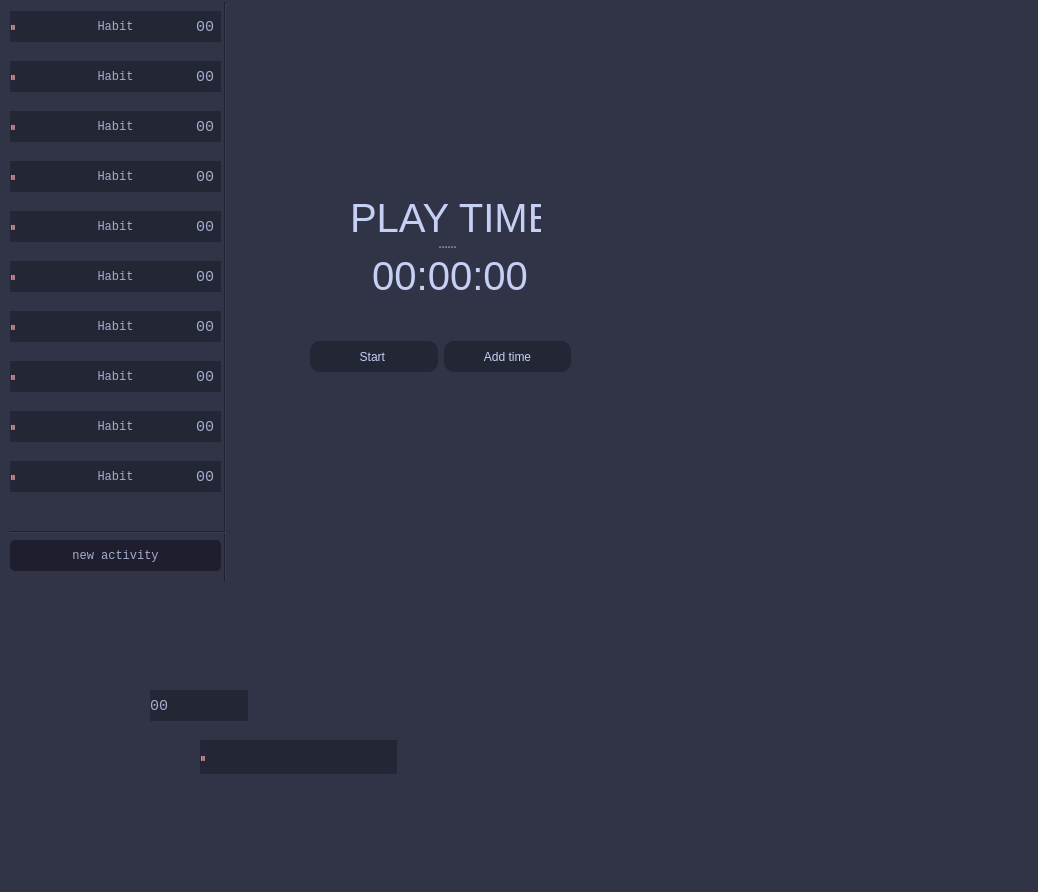
<?xml version="1.0" encoding="UTF-8"?>
<ui version="4.0">
 <class>timeIn</class>
 <widget class="QMainWindow" name="timeIn">
  <property name="geometry">
   <rect>
    <x>0</x>
    <y>0</y>
    <width>1038</width>
    <height>892</height>
   </rect>
  </property>
  <property name="minimumSize">
   <size>
    <width>100</width>
    <height>31</height>
   </size>
  </property>
  <property name="windowTitle">
   <string>MainWindow</string>
  </property>
  <property name="styleSheet">
   <string notr="true">background-color: rgb(48, 52, 70);</string>
  </property>
  <widget class="QWidget" name="centralwidget">
   <widget class="QFrame" name="frame">
    <property name="geometry">
     <rect>
      <x>10</x>
      <y>1</y>
      <width>651</width>
      <height>591</height>
     </rect>
    </property>
    <property name="sizeIncrement">
     <size>
      <width>10</width>
      <height>0</height>
     </size>
    </property>
    <property name="baseSize">
     <size>
      <width>10</width>
      <height>0</height>
     </size>
    </property>
    <property name="styleSheet">
     <string notr="true">background-color: #303446;</string>
    </property>
    <property name="frameShape">
     <enum>QFrame::NoFrame</enum>
    </property>
    <property name="frameShadow">
     <enum>QFrame::Plain</enum>
    </property>
    <property name="lineWidth">
     <number>10</number>
    </property>
    <widget class="QFrame" name="frame_2">
     <property name="geometry">
      <rect>
       <x>290</x>
       <y>170</y>
       <width>281</width>
       <height>191</height>
      </rect>
     </property>
     <property name="styleSheet">
      <string notr="true">color: #c6d0f5;
font-size: 30px</string>
     </property>
     <property name="frameShape">
      <enum>QFrame::NoFrame</enum>
     </property>
     <property name="frameShadow">
      <enum>QFrame::Raised</enum>
     </property>
     <widget class="QSplitter" name="splitter">
      <property name="enabled">
       <bool>false</bool>
      </property>
      <property name="geometry">
       <rect>
        <x>50</x>
        <y>20</y>
        <width>191</width>
        <height>111</height>
       </rect>
      </property>
      <property name="orientation">
       <enum>Qt::Vertical</enum>
      </property>
      <widget class="QLabel" name="playTime">
       <property name="styleSheet">
        <string notr="true">color: #c6d0f5;
font-size: 40px</string>
       </property>
       <property name="text">
        <string>PLAY TIME</string>
       </property>
      </widget>
      <widget class="QLabel" name="timeLabel">
       <property name="styleSheet">
        <string notr="true">color: #c6d0f5;
font-size: 40px</string>
       </property>
       <property name="text">
        <string>  00:00:00</string>
       </property>
      </widget>
     </widget>
    </widget>
    <widget class="Line" name="line_2">
     <property name="geometry">
      <rect>
       <x>210</x>
       <y>1</y>
       <width>10</width>
       <height>580</height>
      </rect>
     </property>
     <property name="styleSheet">
      <string notr="true"/>
     </property>
     <property name="orientation">
      <enum>Qt::Vertical</enum>
     </property>
    </widget>
    <widget class="QWidget" name="layoutWidget">
     <property name="geometry">
      <rect>
       <x>300</x>
       <y>310</y>
       <width>261</width>
       <height>91</height>
      </rect>
     </property>
     <layout class="QHBoxLayout" name="horizontalLayout" stretch="0,0">
      <property name="spacing">
       <number>6</number>
      </property>
      <property name="sizeConstraint">
       <enum>QLayout::SetNoConstraint</enum>
      </property>
      <item>
       <widget class="QPushButton" name="start_butt">
        <property name="minimumSize">
         <size>
          <width>0</width>
          <height>31</height>
         </size>
        </property>
        <property name="styleSheet">
         <string notr="true">border-radius: 10% ;
background-color: #232634;
color: #c6d0f5;</string>
        </property>
        <property name="text">
         <string>Start </string>
        </property>
        <property name="checkable">
         <bool>false</bool>
        </property>
        <property name="checked">
         <bool>false</bool>
        </property>
       </widget>
      </item>
      <item>
       <widget class="QPushButton" name="time_butt_2">
        <property name="enabled">
         <bool>true</bool>
        </property>
        <property name="minimumSize">
         <size>
          <width>0</width>
          <height>31</height>
         </size>
        </property>
        <property name="baseSize">
         <size>
          <width>0</width>
          <height>10</height>
         </size>
        </property>
        <property name="styleSheet">
         <string notr="true">border-radius: 10% ;
background-color: #232634;
color: #c6d0f5;</string>
        </property>
        <property name="text">
         <string>Add time</string>
        </property>
        <property name="checkable">
         <bool>true</bool>
        </property>
       </widget>
      </item>
     </layout>
    </widget>
    <widget class="Line" name="line_3">
     <property name="geometry">
      <rect>
       <x>-5</x>
       <y>530</y>
       <width>220</width>
       <height>3</height>
      </rect>
     </property>
     <property name="orientation">
      <enum>Qt::Horizontal</enum>
     </property>
    </widget>
    <widget class="QWidget" name="layoutWidget">
     <property name="geometry">
      <rect>
       <x>0</x>
       <y>10</y>
       <width>211</width>
       <height>503</height>
      </rect>
     </property>
     <layout class="QVBoxLayout" name="verticalLayout" stretch="0,0,0,0,0,0,0,0,0,5">
      <property name="spacing">
       <number>19</number>
      </property>
      <property name="sizeConstraint">
       <enum>QLayout::SetMinAndMaxSize</enum>
      </property>
      <item>
       <layout class="QHBoxLayout" name="horizontalLayout_2">
        <property name="spacing">
         <number>0</number>
        </property>
        <item>
         <widget class="QLabel" name="statusOn_1">
          <property name="sizePolicy">
           <sizepolicy hsizetype="Preferred" vsizetype="Minimum">
            <horstretch>0</horstretch>
            <verstretch>0</verstretch>
           </sizepolicy>
          </property>
          <property name="minimumSize">
           <size>
            <width>0</width>
            <height>31</height>
           </size>
          </property>
          <property name="styleSheet">
           <string notr="true">color: #ea999c;
background-color: #232634;</string>
          </property>
          <property name="text">
           <string>⏸️</string>
          </property>
         </widget>
        </item>
        <item>
         <widget class="QPushButton" name="habit_2">
          <property name="minimumSize">
           <size>
            <width>161</width>
            <height>31</height>
           </size>
          </property>
          <property name="styleSheet">
           <string notr="true">color: #a5adce;
font-family: Liberation Mono;
background-color: #232634;
border-radius: 0%;</string>
          </property>
          <property name="text">
           <string>Habit</string>
          </property>
         </widget>
        </item>
        <item>
         <widget class="QLabel" name="timeLabel_2">
          <property name="sizePolicy">
           <sizepolicy hsizetype="Preferred" vsizetype="Fixed">
            <horstretch>0</horstretch>
            <verstretch>31</verstretch>
           </sizepolicy>
          </property>
          <property name="minimumSize">
           <size>
            <width>0</width>
            <height>31</height>
           </size>
          </property>
          <property name="styleSheet">
           <string notr="true">
font-size: 15px;
color: #a5adce;
font-family: Liberation Mono;
background-color: #232634;
</string>
          </property>
          <property name="text">
           <string>00</string>
          </property>
         </widget>
        </item>
       </layout>
      </item>
      <item>
       <layout class="QHBoxLayout" name="horizontalLayout_3">
        <property name="spacing">
         <number>0</number>
        </property>
        <item>
         <widget class="QLabel" name="statusOn_2">
          <property name="sizePolicy">
           <sizepolicy hsizetype="Preferred" vsizetype="Minimum">
            <horstretch>0</horstretch>
            <verstretch>0</verstretch>
           </sizepolicy>
          </property>
          <property name="minimumSize">
           <size>
            <width>0</width>
            <height>31</height>
           </size>
          </property>
          <property name="styleSheet">
           <string notr="true">color: #ea999c;
background-color: #232634;</string>
          </property>
          <property name="text">
           <string>⏸️</string>
          </property>
         </widget>
        </item>
        <item>
         <widget class="QPushButton" name="habit_3">
          <property name="minimumSize">
           <size>
            <width>161</width>
            <height>31</height>
           </size>
          </property>
          <property name="styleSheet">
           <string notr="true">color: #a5adce;
font-family: Liberation Mono;
background-color: #232634;
border-radius: 0%;</string>
          </property>
          <property name="text">
           <string>Habit</string>
          </property>
         </widget>
        </item>
        <item>
         <widget class="QLabel" name="timeLabel_3">
          <property name="sizePolicy">
           <sizepolicy hsizetype="Preferred" vsizetype="Fixed">
            <horstretch>0</horstretch>
            <verstretch>31</verstretch>
           </sizepolicy>
          </property>
          <property name="minimumSize">
           <size>
            <width>0</width>
            <height>31</height>
           </size>
          </property>
          <property name="styleSheet">
           <string notr="true">
font-size: 15px;
color: #a5adce;
font-family: Liberation Mono;
background-color: #232634;
</string>
          </property>
          <property name="text">
           <string>00</string>
          </property>
         </widget>
        </item>
       </layout>
      </item>
      <item>
       <layout class="QHBoxLayout" name="horizontalLayout_4">
        <property name="spacing">
         <number>0</number>
        </property>
        <item>
         <widget class="QLabel" name="statusOn_3">
          <property name="sizePolicy">
           <sizepolicy hsizetype="Preferred" vsizetype="Minimum">
            <horstretch>0</horstretch>
            <verstretch>0</verstretch>
           </sizepolicy>
          </property>
          <property name="minimumSize">
           <size>
            <width>0</width>
            <height>31</height>
           </size>
          </property>
          <property name="styleSheet">
           <string notr="true">color: #ea999c;
background-color: #232634;</string>
          </property>
          <property name="text">
           <string>⏸️</string>
          </property>
         </widget>
        </item>
        <item>
         <widget class="QPushButton" name="habit_4">
          <property name="minimumSize">
           <size>
            <width>161</width>
            <height>31</height>
           </size>
          </property>
          <property name="styleSheet">
           <string notr="true">color: #a5adce;
font-family: Liberation Mono;
background-color: #232634;
border-radius: 0%;</string>
          </property>
          <property name="text">
           <string>Habit</string>
          </property>
         </widget>
        </item>
        <item>
         <widget class="QLabel" name="timeLabel_4">
          <property name="sizePolicy">
           <sizepolicy hsizetype="Preferred" vsizetype="Fixed">
            <horstretch>0</horstretch>
            <verstretch>31</verstretch>
           </sizepolicy>
          </property>
          <property name="minimumSize">
           <size>
            <width>0</width>
            <height>31</height>
           </size>
          </property>
          <property name="styleSheet">
           <string notr="true">
font-size: 15px;
color: #a5adce;
font-family: Liberation Mono;
background-color: #232634;
</string>
          </property>
          <property name="text">
           <string>00</string>
          </property>
         </widget>
        </item>
       </layout>
      </item>
      <item>
       <layout class="QHBoxLayout" name="horizontalLayout_5">
        <property name="spacing">
         <number>0</number>
        </property>
        <item>
         <widget class="QLabel" name="statusOn_4">
          <property name="sizePolicy">
           <sizepolicy hsizetype="Preferred" vsizetype="Minimum">
            <horstretch>0</horstretch>
            <verstretch>0</verstretch>
           </sizepolicy>
          </property>
          <property name="minimumSize">
           <size>
            <width>0</width>
            <height>31</height>
           </size>
          </property>
          <property name="styleSheet">
           <string notr="true">color: #ea999c;
background-color: #232634;</string>
          </property>
          <property name="text">
           <string>⏸️</string>
          </property>
         </widget>
        </item>
        <item>
         <widget class="QPushButton" name="habit_5">
          <property name="minimumSize">
           <size>
            <width>161</width>
            <height>31</height>
           </size>
          </property>
          <property name="styleSheet">
           <string notr="true">color: #a5adce;
font-family: Liberation Mono;
background-color: #232634;
border-radius: 0%;</string>
          </property>
          <property name="text">
           <string>Habit</string>
          </property>
         </widget>
        </item>
        <item>
         <widget class="QLabel" name="timeLabel_5">
          <property name="sizePolicy">
           <sizepolicy hsizetype="Preferred" vsizetype="Fixed">
            <horstretch>0</horstretch>
            <verstretch>31</verstretch>
           </sizepolicy>
          </property>
          <property name="minimumSize">
           <size>
            <width>0</width>
            <height>31</height>
           </size>
          </property>
          <property name="styleSheet">
           <string notr="true">
font-size: 15px;
color: #a5adce;
font-family: Liberation Mono;
background-color: #232634;
</string>
          </property>
          <property name="text">
           <string>00</string>
          </property>
         </widget>
        </item>
       </layout>
      </item>
      <item>
       <layout class="QHBoxLayout" name="horizontalLayout_6">
        <property name="spacing">
         <number>0</number>
        </property>
        <item>
         <widget class="QLabel" name="statusOn_5">
          <property name="sizePolicy">
           <sizepolicy hsizetype="Preferred" vsizetype="Minimum">
            <horstretch>0</horstretch>
            <verstretch>0</verstretch>
           </sizepolicy>
          </property>
          <property name="minimumSize">
           <size>
            <width>0</width>
            <height>31</height>
           </size>
          </property>
          <property name="styleSheet">
           <string notr="true">color: #ea999c;
background-color: #232634;</string>
          </property>
          <property name="text">
           <string>⏸️</string>
          </property>
         </widget>
        </item>
        <item>
         <widget class="QPushButton" name="habit_6">
          <property name="minimumSize">
           <size>
            <width>161</width>
            <height>31</height>
           </size>
          </property>
          <property name="styleSheet">
           <string notr="true">color: #a5adce;
font-family: Liberation Mono;
background-color: #232634;
border-radius: 0%;</string>
          </property>
          <property name="text">
           <string>Habit</string>
          </property>
         </widget>
        </item>
        <item>
         <widget class="QLabel" name="timeLabel_6">
          <property name="sizePolicy">
           <sizepolicy hsizetype="Preferred" vsizetype="Fixed">
            <horstretch>0</horstretch>
            <verstretch>31</verstretch>
           </sizepolicy>
          </property>
          <property name="minimumSize">
           <size>
            <width>0</width>
            <height>31</height>
           </size>
          </property>
          <property name="styleSheet">
           <string notr="true">
font-size: 15px;
color: #a5adce;
font-family: Liberation Mono;
background-color: #232634;
</string>
          </property>
          <property name="text">
           <string>00</string>
          </property>
         </widget>
        </item>
       </layout>
      </item>
      <item>
       <layout class="QHBoxLayout" name="horizontalLayout_7">
        <property name="spacing">
         <number>0</number>
        </property>
        <item>
         <widget class="QLabel" name="statusOn_6">
          <property name="sizePolicy">
           <sizepolicy hsizetype="Preferred" vsizetype="Minimum">
            <horstretch>0</horstretch>
            <verstretch>0</verstretch>
           </sizepolicy>
          </property>
          <property name="minimumSize">
           <size>
            <width>0</width>
            <height>31</height>
           </size>
          </property>
          <property name="styleSheet">
           <string notr="true">color: #ea999c;
background-color: #232634;</string>
          </property>
          <property name="text">
           <string>⏸️</string>
          </property>
         </widget>
        </item>
        <item>
         <widget class="QPushButton" name="habit_7">
          <property name="minimumSize">
           <size>
            <width>161</width>
            <height>31</height>
           </size>
          </property>
          <property name="styleSheet">
           <string notr="true">color: #a5adce;
font-family: Liberation Mono;
background-color: #232634;
border-radius: 0%;</string>
          </property>
          <property name="text">
           <string>Habit</string>
          </property>
         </widget>
        </item>
        <item>
         <widget class="QLabel" name="timeLabel_7">
          <property name="sizePolicy">
           <sizepolicy hsizetype="Preferred" vsizetype="Fixed">
            <horstretch>0</horstretch>
            <verstretch>31</verstretch>
           </sizepolicy>
          </property>
          <property name="minimumSize">
           <size>
            <width>0</width>
            <height>31</height>
           </size>
          </property>
          <property name="styleSheet">
           <string notr="true">
font-size: 15px;
color: #a5adce;
font-family: Liberation Mono;
background-color: #232634;
</string>
          </property>
          <property name="text">
           <string>00</string>
          </property>
         </widget>
        </item>
       </layout>
      </item>
      <item>
       <layout class="QHBoxLayout" name="horizontalLayout_8">
        <property name="spacing">
         <number>0</number>
        </property>
        <item>
         <widget class="QLabel" name="statusOn_7">
          <property name="sizePolicy">
           <sizepolicy hsizetype="Preferred" vsizetype="Minimum">
            <horstretch>0</horstretch>
            <verstretch>0</verstretch>
           </sizepolicy>
          </property>
          <property name="minimumSize">
           <size>
            <width>0</width>
            <height>31</height>
           </size>
          </property>
          <property name="styleSheet">
           <string notr="true">color: #ea999c;
background-color: #232634;</string>
          </property>
          <property name="text">
           <string>⏸️</string>
          </property>
         </widget>
        </item>
        <item>
         <widget class="QPushButton" name="habit_8">
          <property name="minimumSize">
           <size>
            <width>161</width>
            <height>31</height>
           </size>
          </property>
          <property name="styleSheet">
           <string notr="true">color: #a5adce;
font-family: Liberation Mono;
background-color: #232634;
border-radius: 0%;</string>
          </property>
          <property name="text">
           <string>Habit</string>
          </property>
         </widget>
        </item>
        <item>
         <widget class="QLabel" name="timeLabel_8">
          <property name="sizePolicy">
           <sizepolicy hsizetype="Preferred" vsizetype="Fixed">
            <horstretch>0</horstretch>
            <verstretch>31</verstretch>
           </sizepolicy>
          </property>
          <property name="minimumSize">
           <size>
            <width>0</width>
            <height>31</height>
           </size>
          </property>
          <property name="styleSheet">
           <string notr="true">
font-size: 15px;
color: #a5adce;
font-family: Liberation Mono;
background-color: #232634;
</string>
          </property>
          <property name="text">
           <string>00</string>
          </property>
         </widget>
        </item>
       </layout>
      </item>
      <item>
       <layout class="QHBoxLayout" name="horizontalLayout_9">
        <property name="spacing">
         <number>0</number>
        </property>
        <item>
         <widget class="QLabel" name="statusOn_8">
          <property name="sizePolicy">
           <sizepolicy hsizetype="Preferred" vsizetype="Minimum">
            <horstretch>0</horstretch>
            <verstretch>0</verstretch>
           </sizepolicy>
          </property>
          <property name="minimumSize">
           <size>
            <width>0</width>
            <height>31</height>
           </size>
          </property>
          <property name="styleSheet">
           <string notr="true">color: #ea999c;
background-color: #232634;</string>
          </property>
          <property name="text">
           <string>⏸️</string>
          </property>
         </widget>
        </item>
        <item>
         <widget class="QPushButton" name="habit_9">
          <property name="minimumSize">
           <size>
            <width>161</width>
            <height>31</height>
           </size>
          </property>
          <property name="styleSheet">
           <string notr="true">color: #a5adce;
font-family: Liberation Mono;
background-color: #232634;
border-radius: 0%;</string>
          </property>
          <property name="text">
           <string>Habit</string>
          </property>
         </widget>
        </item>
        <item>
         <widget class="QLabel" name="timeLabel_9">
          <property name="sizePolicy">
           <sizepolicy hsizetype="Preferred" vsizetype="Fixed">
            <horstretch>0</horstretch>
            <verstretch>31</verstretch>
           </sizepolicy>
          </property>
          <property name="minimumSize">
           <size>
            <width>0</width>
            <height>31</height>
           </size>
          </property>
          <property name="styleSheet">
           <string notr="true">
font-size: 15px;
color: #a5adce;
font-family: Liberation Mono;
background-color: #232634;
</string>
          </property>
          <property name="text">
           <string>00</string>
          </property>
         </widget>
        </item>
       </layout>
      </item>
      <item>
       <layout class="QHBoxLayout" name="horizontalLayout_10">
        <property name="spacing">
         <number>0</number>
        </property>
        <item>
         <widget class="QLabel" name="statusOn_9">
          <property name="sizePolicy">
           <sizepolicy hsizetype="Preferred" vsizetype="Minimum">
            <horstretch>0</horstretch>
            <verstretch>0</verstretch>
           </sizepolicy>
          </property>
          <property name="minimumSize">
           <size>
            <width>0</width>
            <height>31</height>
           </size>
          </property>
          <property name="styleSheet">
           <string notr="true">color: #ea999c;
background-color: #232634;</string>
          </property>
          <property name="text">
           <string>⏸️</string>
          </property>
         </widget>
        </item>
        <item>
         <widget class="QPushButton" name="habit_10">
          <property name="minimumSize">
           <size>
            <width>161</width>
            <height>31</height>
           </size>
          </property>
          <property name="styleSheet">
           <string notr="true">color: #a5adce;
font-family: Liberation Mono;
background-color: #232634;
border-radius: 0%;</string>
          </property>
          <property name="text">
           <string>Habit</string>
          </property>
         </widget>
        </item>
        <item>
         <widget class="QLabel" name="timeLabel_10">
          <property name="sizePolicy">
           <sizepolicy hsizetype="Preferred" vsizetype="Fixed">
            <horstretch>0</horstretch>
            <verstretch>31</verstretch>
           </sizepolicy>
          </property>
          <property name="minimumSize">
           <size>
            <width>0</width>
            <height>31</height>
           </size>
          </property>
          <property name="styleSheet">
           <string notr="true">
font-size: 15px;
color: #a5adce;
font-family: Liberation Mono;
background-color: #232634;
</string>
          </property>
          <property name="text">
           <string>00</string>
          </property>
         </widget>
        </item>
       </layout>
      </item>
      <item>
       <layout class="QHBoxLayout" name="horizontalLayout_11">
        <property name="spacing">
         <number>0</number>
        </property>
        <item>
         <widget class="QLabel" name="statusOn_10">
          <property name="sizePolicy">
           <sizepolicy hsizetype="Preferred" vsizetype="Minimum">
            <horstretch>0</horstretch>
            <verstretch>0</verstretch>
           </sizepolicy>
          </property>
          <property name="minimumSize">
           <size>
            <width>0</width>
            <height>31</height>
           </size>
          </property>
          <property name="styleSheet">
           <string notr="true">color: #ea999c;
background-color: #232634;</string>
          </property>
          <property name="text">
           <string>⏸️</string>
          </property>
         </widget>
        </item>
        <item>
         <widget class="QPushButton" name="habit_11">
          <property name="minimumSize">
           <size>
            <width>161</width>
            <height>31</height>
           </size>
          </property>
          <property name="styleSheet">
           <string notr="true">color: #a5adce;
font-family: Liberation Mono;
background-color: #232634;
border-radius: 0%;</string>
          </property>
          <property name="text">
           <string>Habit</string>
          </property>
         </widget>
        </item>
        <item>
         <widget class="QLabel" name="timeLabel_11">
          <property name="sizePolicy">
           <sizepolicy hsizetype="Preferred" vsizetype="Fixed">
            <horstretch>0</horstretch>
            <verstretch>31</verstretch>
           </sizepolicy>
          </property>
          <property name="minimumSize">
           <size>
            <width>0</width>
            <height>31</height>
           </size>
          </property>
          <property name="styleSheet">
           <string notr="true">
font-size: 15px;
color: #a5adce;
font-family: Liberation Mono;
background-color: #232634;
</string>
          </property>
          <property name="text">
           <string>00</string>
          </property>
         </widget>
        </item>
       </layout>
      </item>
     </layout>
    </widget>
   </widget>
   <widget class="QPushButton" name="pushButton">
    <property name="geometry">
     <rect>
      <x>10</x>
      <y>540</y>
      <width>211</width>
      <height>31</height>
     </rect>
    </property>
    <property name="styleSheet">
     <string notr="true">color: #a5adce;
font-family: Liberation Mono;
background-color: #1e1e2e;
border-radius: 5%;</string>
    </property>
    <property name="text">
     <string>new activity</string>
    </property>
   </widget>
   <widget class="QLabel" name="timeLabel_12">
    <property name="geometry">
     <rect>
      <x>150</x>
      <y>690</y>
      <width>98</width>
      <height>31</height>
     </rect>
    </property>
    <property name="sizePolicy">
     <sizepolicy hsizetype="Preferred" vsizetype="Fixed">
      <horstretch>0</horstretch>
      <verstretch>31</verstretch>
     </sizepolicy>
    </property>
    <property name="minimumSize">
     <size>
      <width>0</width>
      <height>31</height>
     </size>
    </property>
    <property name="styleSheet">
     <string notr="true">
font-size: 15px;
color: #a5adce;
font-family: Liberation Mono;
background-color: #232634;
</string>
    </property>
    <property name="text">
     <string>00</string>
    </property>
   </widget>
   <widget class="QLabel" name="statusOn_11">
    <property name="geometry">
     <rect>
      <x>200</x>
      <y>740</y>
      <width>197</width>
      <height>34</height>
     </rect>
    </property>
    <property name="sizePolicy">
     <sizepolicy hsizetype="Preferred" vsizetype="Minimum">
      <horstretch>0</horstretch>
      <verstretch>0</verstretch>
     </sizepolicy>
    </property>
    <property name="minimumSize">
     <size>
      <width>0</width>
      <height>31</height>
     </size>
    </property>
    <property name="styleSheet">
     <string notr="true">color: #ea999c;
background-color: #232634;</string>
    </property>
    <property name="text">
     <string>⏸️</string>
    </property>
   </widget>
  </widget>
 </widget>
 <resources/>
 <connections/>
</ui>
